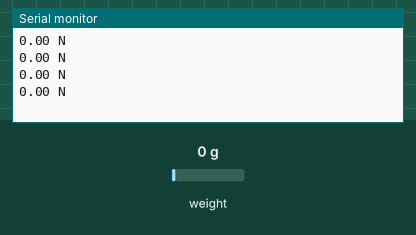
This sketch was run on a simulated Arduino Uno, built with avr-gcc and run on an emulated ATmega328P. Shown: the last lines printed to the serial monitor. Inputs (shaded band) come from the test bench; at power-on: weight on the scale 0 g.

Above: at 1.2 s.
1.3 s: weight on the scale set to 100 g
At 1.51 s:
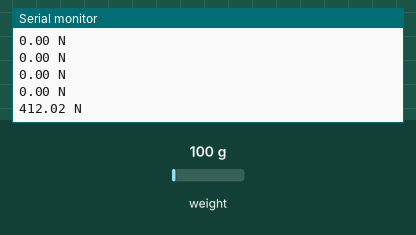
2.8 s: weight on the scale set to 1250 g
At 3.01 s:
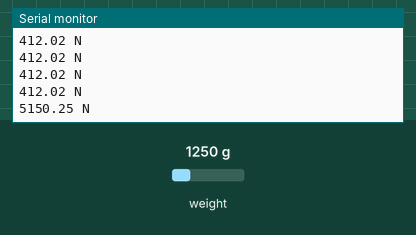
Timing chart, 0 to 5.8 s (numbered marks = the images above; inputs shaded):
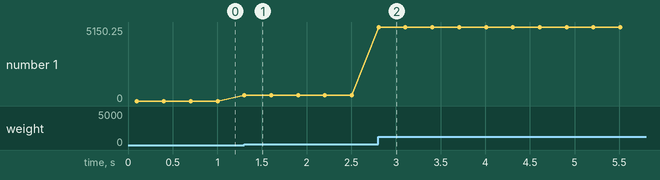

The sketch:

Force.ino
```cpp
/* sample for digital weight scale of hx711
   library design: Weihong Guan (@aguegu)
   library host on
  https://github.com/aguegu/ardulibs/tree/3cdb78f3727d9682f7fd22156604fc1e4edd75d1/hx711
*/

// Hx711.DOUT - pin #A2
// Hx711.SCK - pin #A3
float Force;
#include <Hx711.h>
Hx711 scale(A2, A3);

void setup() {
  Serial.begin(9600);
}

void loop() {
  Force = scale.getGram(), 1;
  Force = Force*0.00981;
  Serial.print(Force);
  Serial.println(" N");
  delay(200);
}
```

Measured:
- after the input at 1.3 s, the serial monitor: prints a new line at once (image 1)
- after the input at 2.8 s, the serial monitor: prints a new line at once (image 2)
- plotted number 1: 0 → 412.02 after the input at 1.3 s, 412.02 → 5150.25 after the input at 2.8 s
